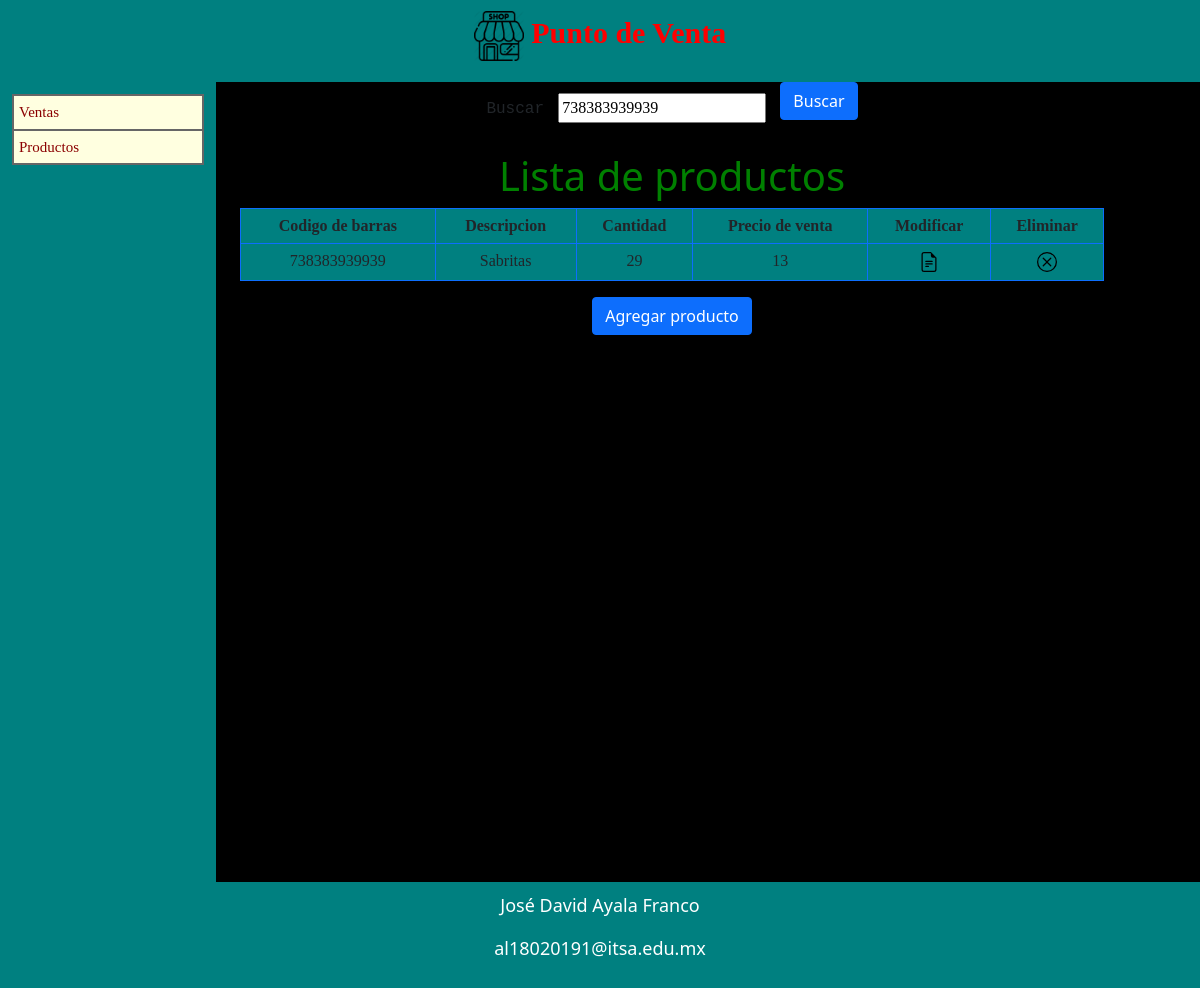
The app's page /index_productos.php?texto_buscar=738383939939 with its own data.
### tables this page shows
CREATE TABLE `productos` (
  `id_producto` int NOT NULL,
  `codigo_barras` varchar(12) NOT NULL,
  `descripcion` varchar(30) NOT NULL,
  `cantidad` int NOT NULL DEFAULT '0',
  `precio_venta` double NOT NULL,
  `fecha_modificacion` datetime NOT NULL
);

### index_productos.php (the view, shortened to what this page needs)
<?php
if (isset($_GET["texto_buscar"])) {
    $texto_buscar = $_GET["texto_buscar"];
} else {
    $texto_buscar = "";
}
?>
<html>
    <head>
        <link href="https://cdn.jsdelivr.net/npm/bootstrap@5.0.0-beta3/dist/css/bootstrap.min.css" rel="stylesheet">
        <link rel="stylesheet" type="text/css" href="estilos/estilo.css" media="screen" />
    </head>
    <body>
        <div class="encabezado">
        </div>
        <div class="menu">
        </div>
        <div class="contenido">
            <form>
                <label>Buscar</label>
                <input type="text" name="texto_buscar" autofocus="autofocus"
                       placeholder="Introduce codigo de barras o descripcion"
                       value="<?php echo $texto_buscar; ?>" />
                <button type="submit" class="btn btn-primary mb-3" name="buscar">Buscar</button>
                <br/>
            </form>
            <h1>Lista de productos</h1>
            <table class="table table-bordered border-primary">
                <tr>
                    <th scope="col">Codigo de barras</th>
                    <th scope="col">Descripcion</th>
                    <th scope="col">Cantidad</th>
                    <th scope="col">Precio de venta</th>
                    <th scope="col">Modificar</th>
                    <th scope="col">Eliminar</th>
                </tr>
                <?php
                require_once 'conexion.php';
                $sql = "SELECT * FROM productos
                    WHERE codigo_barras like '%$texto_buscar%'
                        OR descripcion like '%$texto_buscar%'";
                $resultado = $db->query($sql);
                while ($registro = $resultado->fetch_array()) {
                    echo '<tr>';
                    echo '<td>' . $registro['codigo_barras'] . '</td>';
                    echo '<td>' . $registro['descripcion'] . '</td>';
                    echo '<td>' . $registro['cantidad'] . '</td>';
                    echo '<td>' . $registro['precio_venta'] . '</td>';
                    echo '<td><a href="modificar.php?codigo_barras=' . $registro["codigo_barras"] . '"><img src="imagenes/file-earmark-text.svg" width="20" height="20"></a></td>';
                    echo '<td><a href="eliminar.php?codigo_barras=' . $registro["codigo_barras"] . '"><img src="imagenes/x-circle.svg" width="20" height="20"></a></td>';
                    echo '</tr>';
                }
                ?>
            </table>
            <button type="submit" class="btn btn-primary mb-3" onclick="location.href = 'agregar.php'">Agregar producto</button>
        </div>
        <div class="pie">
        </div>
    </body>
</html>

### estilos/estilo.css (style rules this page uses)
body { background-color: black; }
h1 { color: green; }
label { font-family: monospace; margin-top: 10px; margin-bottom: 10px; margin-right: 10px; }
.encabezado { background: teal; color: red; font-family: fantasy; font-size: 30px; font-weight: bolder; text-align: center; padding-bottom: 5px; padding-top: 10px; padding-left: 5px; padding-right: 5px; }
.menu { background-color: teal; width: 18%; height: 100%; float:left; padding: 1% 1% 1% 1%; }
.contenido { background-color: black; height: 100%; width: 76%; float:left; text-align: center; padding: 0% 2% 2% 2%; }
.pie { clear: left; background-color: teal; color: white; font-family: unset; font-size: 18px; text-align: center; padding-bottom: 10px; padding-top: 10px; padding-left: 10px; padding-right: 10px; }
ul.menu_principal { width: 100%; list-style: none; margin: 0; padding: 0; font-family: var; font-size: 15px; border: 1px solid #666; }
ul.menu_principal li { background: lightyellow; border: 1px solid #666; }
ul.menu_principal li a { text-decoration: none; color: darkred; display: block; padding: 5px 5px 5px 5px; }
input { font-family: cursive; font-size: 16px; height: 30px; margin-top: 5px; margin-bottom: 5px; margin-right: 10px; }
table { background-color: teal; text-align: center; margin: 0 auto; }
th, td { font-family: initial; font-size: 16px; background-color: red; }
th { background-color: red; }

### records on screen
productos: codigo_barras "738383939939", descripcion "Sabritas", cantidad "29", precio_venta "13"
